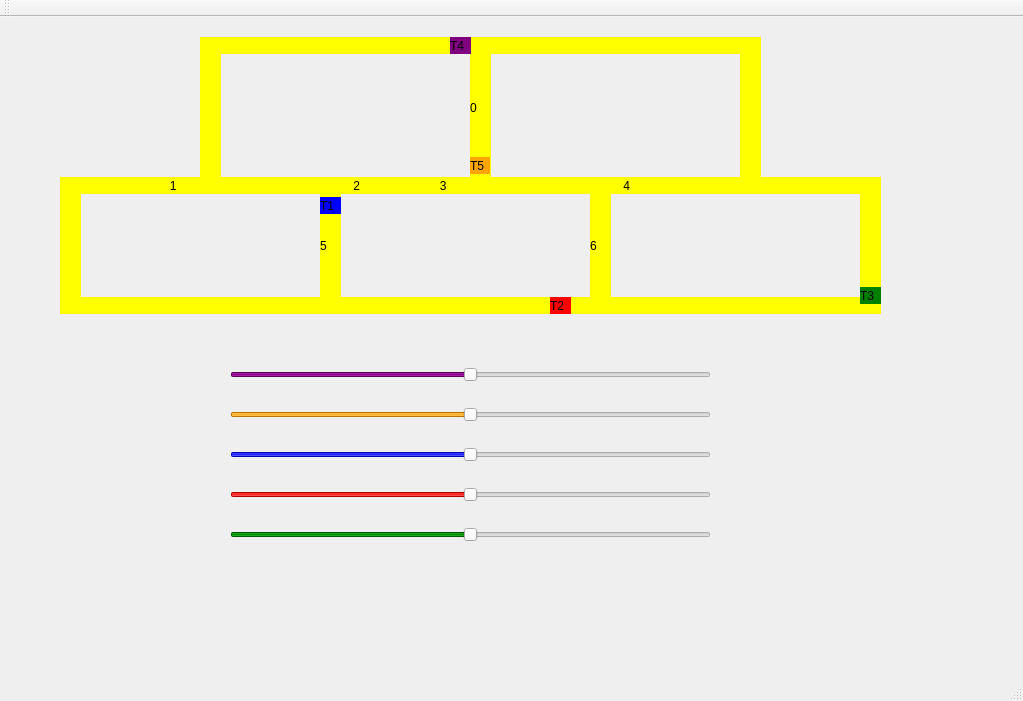
<?xml version="1.0" encoding="UTF-8"?>
<ui version="4.0">
 <class>MainWindow</class>
 <widget class="QMainWindow" name="MainWindow">
  <property name="geometry">
   <rect>
    <x>0</x>
    <y>0</y>
    <width>1023</width>
    <height>701</height>
   </rect>
  </property>
  <property name="windowTitle">
   <string>MainWindow</string>
  </property>
  <widget class="QWidget" name="centralWidget">
   <widget class="QLabel" name="label_trem3">
    <property name="geometry">
     <rect>
      <x>320</x>
      <y>180</y>
      <width>21</width>
      <height>17</height>
     </rect>
    </property>
    <property name="styleSheet">
     <string notr="true">QLabel { background: blue}</string>
    </property>
    <property name="text">
     <string>T1</string>
    </property>
   </widget>
   <widget class="QLabel" name="label_trilho3N">
    <property name="geometry">
     <rect>
      <x>70</x>
      <y>160</y>
      <width>250</width>
      <height>17</height>
     </rect>
    </property>
    <property name="styleSheet">
     <string notr="true">QLabel { background: yellow}</string>
    </property>
    <property name="text">
     <string>                              1</string>
    </property>
   </widget>
   <widget class="QLabel" name="label_trilho3S">
    <property name="geometry">
     <rect>
      <x>80</x>
      <y>280</y>
      <width>250</width>
      <height>17</height>
     </rect>
    </property>
    <property name="styleSheet">
     <string notr="true">QLabel { background: yellow}</string>
    </property>
    <property name="text">
     <string/>
    </property>
   </widget>
   <widget class="QLabel" name="label_trilho3L">
    <property name="geometry">
     <rect>
      <x>320</x>
      <y>160</y>
      <width>21</width>
      <height>137</height>
     </rect>
    </property>
    <property name="styleSheet">
     <string notr="true">QLabel { background: yellow}</string>
    </property>
    <property name="text">
     <string>5</string>
    </property>
   </widget>
   <widget class="QLabel" name="label_trilho3O">
    <property name="geometry">
     <rect>
      <x>60</x>
      <y>160</y>
      <width>21</width>
      <height>137</height>
     </rect>
    </property>
    <property name="styleSheet">
     <string notr="true">QLabel { background: yellow}</string>
    </property>
    <property name="text">
     <string/>
    </property>
   </widget>
   <widget class="QLabel" name="label_trilho4L">
    <property name="geometry">
     <rect>
      <x>590</x>
      <y>160</y>
      <width>21</width>
      <height>137</height>
     </rect>
    </property>
    <property name="styleSheet">
     <string notr="true">QLabel { background: yellow}</string>
    </property>
    <property name="text">
     <string>6</string>
    </property>
   </widget>
   <widget class="QLabel" name="label_trilho4N">
    <property name="geometry">
     <rect>
      <x>340</x>
      <y>160</y>
      <width>250</width>
      <height>17</height>
     </rect>
    </property>
    <property name="styleSheet">
     <string notr="true">QLabel { background: yellow}</string>
    </property>
    <property name="text">
     <string>    2                        3 </string>
    </property>
   </widget>
   <widget class="QLabel" name="label_trilho4S">
    <property name="geometry">
     <rect>
      <x>340</x>
      <y>280</y>
      <width>250</width>
      <height>17</height>
     </rect>
    </property>
    <property name="styleSheet">
     <string notr="true">QLabel { background: yellow}</string>
    </property>
    <property name="text">
     <string/>
    </property>
   </widget>
   <widget class="QLabel" name="label_trem4">
    <property name="geometry">
     <rect>
      <x>550</x>
      <y>280</y>
      <width>21</width>
      <height>17</height>
     </rect>
    </property>
    <property name="styleSheet">
     <string notr="true">QLabel { background: red}</string>
    </property>
    <property name="text">
     <string>T2</string>
    </property>
   </widget>
   <widget class="QLabel" name="label_trilho5N">
    <property name="geometry">
     <rect>
      <x>610</x>
      <y>160</y>
      <width>250</width>
      <height>17</height>
     </rect>
    </property>
    <property name="styleSheet">
     <string notr="true">QLabel { background: yellow}</string>
    </property>
    <property name="text">
     <string>    4</string>
    </property>
   </widget>
   <widget class="QLabel" name="label_trilho5L">
    <property name="geometry">
     <rect>
      <x>860</x>
      <y>160</y>
      <width>21</width>
      <height>137</height>
     </rect>
    </property>
    <property name="styleSheet">
     <string notr="true">QLabel { background: yellow}</string>
    </property>
    <property name="text">
     <string/>
    </property>
   </widget>
   <widget class="QLabel" name="label_trilho5S">
    <property name="geometry">
     <rect>
      <x>610</x>
      <y>280</y>
      <width>250</width>
      <height>17</height>
     </rect>
    </property>
    <property name="styleSheet">
     <string notr="true">QLabel { background: yellow}</string>
    </property>
    <property name="text">
     <string/>
    </property>
   </widget>
   <widget class="QLabel" name="label_trilho1O">
    <property name="geometry">
     <rect>
      <x>200</x>
      <y>20</y>
      <width>21</width>
      <height>141</height>
     </rect>
    </property>
    <property name="styleSheet">
     <string notr="true">QLabel { background: yellow}</string>
    </property>
    <property name="text">
     <string/>
    </property>
   </widget>
   <widget class="QLabel" name="label_trilho1L">
    <property name="geometry">
     <rect>
      <x>470</x>
      <y>20</y>
      <width>21</width>
      <height>141</height>
     </rect>
    </property>
    <property name="styleSheet">
     <string notr="true">QLabel { background: yellow}</string>
    </property>
    <property name="text">
     <string>0</string>
    </property>
   </widget>
   <widget class="QLabel" name="label_trilho2L">
    <property name="geometry">
     <rect>
      <x>740</x>
      <y>20</y>
      <width>21</width>
      <height>141</height>
     </rect>
    </property>
    <property name="styleSheet">
     <string notr="true">QLabel { background: yellow}</string>
    </property>
    <property name="text">
     <string/>
    </property>
   </widget>
   <widget class="QLabel" name="label_trilho1N">
    <property name="geometry">
     <rect>
      <x>220</x>
      <y>20</y>
      <width>250</width>
      <height>17</height>
     </rect>
    </property>
    <property name="styleSheet">
     <string notr="true">QLabel { background: yellow}</string>
    </property>
    <property name="text">
     <string/>
    </property>
   </widget>
   <widget class="QLabel" name="label_trilho2N">
    <property name="geometry">
     <rect>
      <x>490</x>
      <y>20</y>
      <width>250</width>
      <height>17</height>
     </rect>
    </property>
    <property name="styleSheet">
     <string notr="true">QLabel { background: yellow}</string>
    </property>
    <property name="text">
     <string/>
    </property>
   </widget>
   <widget class="QLabel" name="label_trem5">
    <property name="geometry">
     <rect>
      <x>860</x>
      <y>270</y>
      <width>21</width>
      <height>17</height>
     </rect>
    </property>
    <property name="styleSheet">
     <string notr="true">QLabel { background: green}</string>
    </property>
    <property name="text">
     <string>T3</string>
    </property>
   </widget>
   <widget class="QLabel" name="label_trem1">
    <property name="geometry">
     <rect>
      <x>450</x>
      <y>20</y>
      <width>21</width>
      <height>17</height>
     </rect>
    </property>
    <property name="styleSheet">
     <string notr="true">QLabel { background: purple}</string>
    </property>
    <property name="text">
     <string>T4</string>
    </property>
   </widget>
   <widget class="QLabel" name="label_trem2">
    <property name="geometry">
     <rect>
      <x>470</x>
      <y>140</y>
      <width>20</width>
      <height>17</height>
     </rect>
    </property>
    <property name="styleSheet">
     <string notr="true">QLabel { background: orange}</string>
    </property>
    <property name="text">
     <string>T5</string>
    </property>
   </widget>
   <widget class="QSlider" name="velocidade3">
    <property name="geometry">
     <rect>
      <x>230</x>
      <y>430</y>
      <width>481</width>
      <height>16</height>
     </rect>
    </property>
    <property name="acceptDrops">
     <bool>false</bool>
    </property>
    <property name="autoFillBackground">
     <bool>false</bool>
    </property>
    <property name="styleSheet">
     <string notr="true">selection-background-color: blue;</string>
    </property>
    <property name="maximum">
     <number>200</number>
    </property>
    <property name="singleStep">
     <number>1</number>
    </property>
    <property name="value">
     <number>100</number>
    </property>
    <property name="sliderPosition">
     <number>100</number>
    </property>
    <property name="tracking">
     <bool>true</bool>
    </property>
    <property name="orientation">
     <enum>Qt::Horizontal</enum>
    </property>
    <property name="invertedAppearance">
     <bool>false</bool>
    </property>
    <property name="invertedControls">
     <bool>false</bool>
    </property>
    <property name="tickPosition">
     <enum>QSlider::NoTicks</enum>
    </property>
    <property name="tickInterval">
     <number>0</number>
    </property>
   </widget>
   <widget class="QSlider" name="velocidade4">
    <property name="geometry">
     <rect>
      <x>230</x>
      <y>470</y>
      <width>481</width>
      <height>16</height>
     </rect>
    </property>
    <property name="styleSheet">
     <string notr="true">selection-background-color: red;</string>
    </property>
    <property name="minimum">
     <number>0</number>
    </property>
    <property name="maximum">
     <number>200</number>
    </property>
    <property name="value">
     <number>100</number>
    </property>
    <property name="orientation">
     <enum>Qt::Horizontal</enum>
    </property>
    <property name="invertedAppearance">
     <bool>false</bool>
    </property>
    <property name="invertedControls">
     <bool>false</bool>
    </property>
    <property name="tickPosition">
     <enum>QSlider::NoTicks</enum>
    </property>
   </widget>
   <widget class="QSlider" name="velocidade5">
    <property name="geometry">
     <rect>
      <x>230</x>
      <y>510</y>
      <width>481</width>
      <height>16</height>
     </rect>
    </property>
    <property name="styleSheet">
     <string notr="true">selection-background-color: green;</string>
    </property>
    <property name="minimum">
     <number>0</number>
    </property>
    <property name="maximum">
     <number>200</number>
    </property>
    <property name="value">
     <number>100</number>
    </property>
    <property name="orientation">
     <enum>Qt::Horizontal</enum>
    </property>
    <property name="invertedAppearance">
     <bool>false</bool>
    </property>
    <property name="invertedControls">
     <bool>false</bool>
    </property>
    <property name="tickPosition">
     <enum>QSlider::NoTicks</enum>
    </property>
   </widget>
   <widget class="QSlider" name="velocidade1">
    <property name="geometry">
     <rect>
      <x>230</x>
      <y>350</y>
      <width>481</width>
      <height>16</height>
     </rect>
    </property>
    <property name="styleSheet">
     <string notr="true">selection-background-color: purple;</string>
    </property>
    <property name="maximum">
     <number>200</number>
    </property>
    <property name="value">
     <number>100</number>
    </property>
    <property name="orientation">
     <enum>Qt::Horizontal</enum>
    </property>
    <property name="invertedAppearance">
     <bool>false</bool>
    </property>
    <property name="invertedControls">
     <bool>false</bool>
    </property>
    <property name="tickPosition">
     <enum>QSlider::NoTicks</enum>
    </property>
   </widget>
   <widget class="QSlider" name="velocidade2">
    <property name="geometry">
     <rect>
      <x>230</x>
      <y>390</y>
      <width>481</width>
      <height>16</height>
     </rect>
    </property>
    <property name="styleSheet">
     <string notr="true">selection-background-color: orange;</string>
    </property>
    <property name="maximum">
     <number>200</number>
    </property>
    <property name="value">
     <number>100</number>
    </property>
    <property name="orientation">
     <enum>Qt::Horizontal</enum>
    </property>
    <property name="invertedAppearance">
     <bool>false</bool>
    </property>
    <property name="invertedControls">
     <bool>false</bool>
    </property>
    <property name="tickPosition">
     <enum>QSlider::NoTicks</enum>
    </property>
   </widget>
   <zorder>label_trilho3N</zorder>
   <zorder>label_trilho3S</zorder>
   <zorder>label_trilho3L</zorder>
   <zorder>label_trilho3O</zorder>
   <zorder>label_trilho4L</zorder>
   <zorder>label_trilho4N</zorder>
   <zorder>label_trilho4S</zorder>
   <zorder>label_trilho5N</zorder>
   <zorder>label_trilho5L</zorder>
   <zorder>label_trilho5S</zorder>
   <zorder>label_trilho1O</zorder>
   <zorder>label_trilho1L</zorder>
   <zorder>label_trilho2L</zorder>
   <zorder>label_trilho1N</zorder>
   <zorder>label_trilho2N</zorder>
   <zorder>velocidade3</zorder>
   <zorder>velocidade4</zorder>
   <zorder>velocidade5</zorder>
   <zorder>velocidade1</zorder>
   <zorder>velocidade2</zorder>
   <zorder>label_trem3</zorder>
   <zorder>label_trem1</zorder>
   <zorder>label_trem5</zorder>
   <zorder>label_trem4</zorder>
   <zorder>label_trem2</zorder>
  </widget>
  <widget class="QMenuBar" name="menuBar">
   <property name="geometry">
    <rect>
     <x>0</x>
     <y>0</y>
     <width>1023</width>
     <height>39</height>
    </rect>
   </property>
  </widget>
  <widget class="QToolBar" name="mainToolBar">
   <attribute name="toolBarArea">
    <enum>TopToolBarArea</enum>
   </attribute>
   <attribute name="toolBarBreak">
    <bool>false</bool>
   </attribute>
  </widget>
  <widget class="QStatusBar" name="statusBar"/>
 </widget>
 <layoutdefault spacing="6" margin="11"/>
 <resources/>
 <connections/>
</ui>
